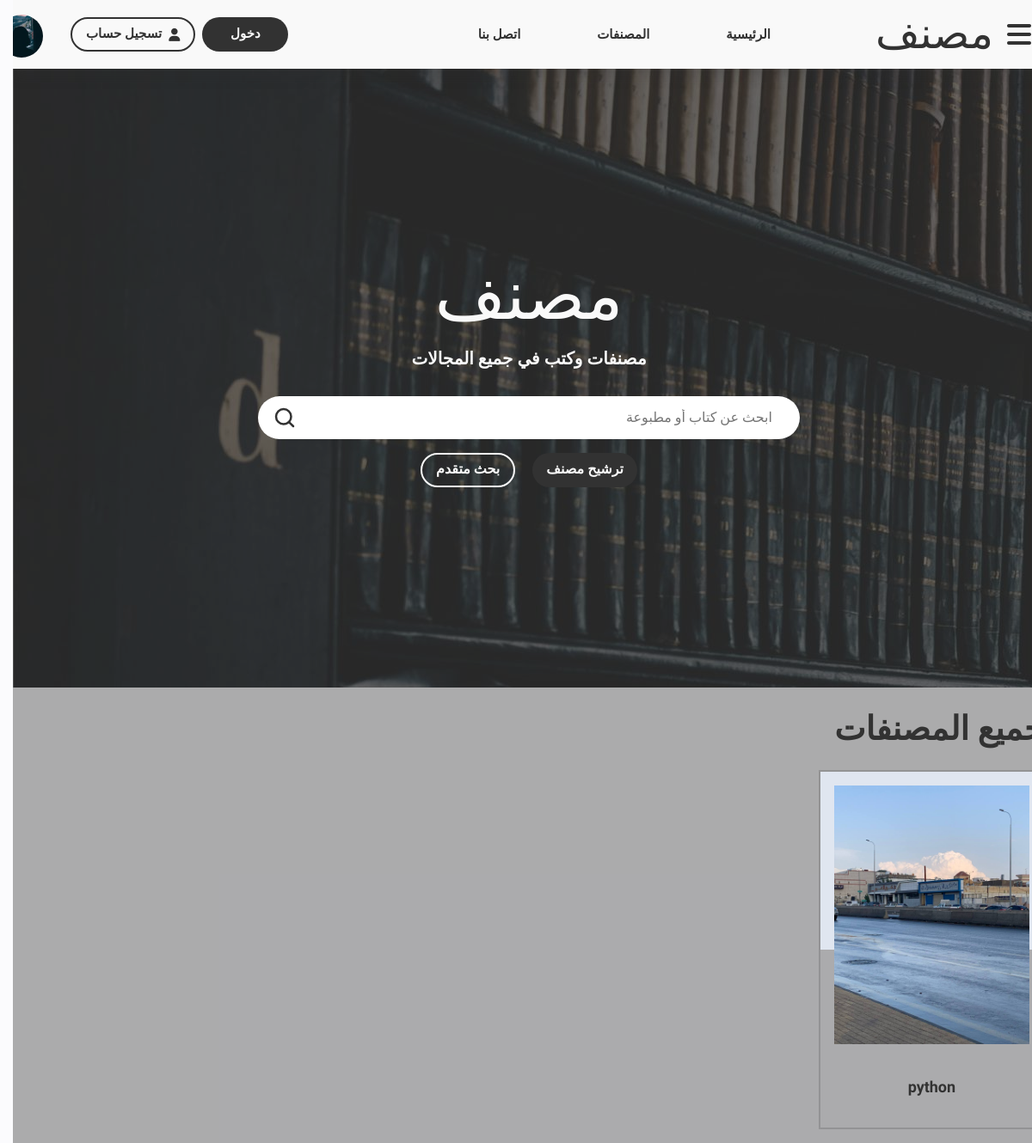
Screenshot of /mosannaf/ with the database file from the repository.
### pages/models.py (models this page shows)
class Home(models.Model):
    main_sentence = models.CharField(
        max_length=150, verbose_name='الجملة الرئيسية')
    sub_sentence = models.CharField(
        max_length=250, verbose_name='الجملة الثانوية (الفرعية)')
    main_img = models.ImageField(upload_to='mainImages/', verbose_name="الصورة الرئيسية")
    class Meta:
        verbose_name = 'الصفحة الرئيسية'
        verbose_name_plural = 'الصفحة الرئيسية'

### mosannaf/models.py (models this page shows, shortened)
class Mosannaf(models.Model):
    name = models.CharField(max_length=255, verbose_name='اسم المصنف')
    meaning = models.TextField(verbose_name='تفسير اسم المصنف')
    summary = models.TextField(verbose_name='نبذه عن المصنف')
    m_type = models.ForeignKey(
        'Type', on_delete=models.SET_NULL, blank=True, null=True, verbose_name='نوع المصنف')
    chain = models.CharField(max_length=200, verbose_name='سلسلة')
    related_to = models.ForeignKey(
        "Mosannaf", on_delete=models.SET_NULL, null=True, blank=True, verbose_name='ذو علاقة', related_name='mosannaf_related_to')
    competitor = models.ForeignKey(
        "Mosannaf", on_delete=models.SET_NULL, verbose_name="منافس", null=True, blank=True, related_name='mosannaf_competitor')
    contrary = models.ForeignKey(
        "Mosannaf", on_delete=models.SET_NULL, blank=True, null=True, verbose_name='منافي', related_name='mosannaf_contrary')
    fields = models.ManyToManyField("Field", verbose_name="المجالات")
    category = models.ForeignKey(
        "Category", verbose_name="الفئة", on_delete=models.SET_NULL, null=True, blank=True)
    specialization = models.ForeignKey(
        "Specialization", verbose_name="التخصصص", on_delete=models.SET_NULL, null=True, blank=True)
    original_lang = models.ForeignKey(
        "Lang", verbose_name="أصل لغة المصنف", on_delete=models.SET_NULL, null=True, blank=True)
    date_published = models.DateField(
        verbose_name='تاريخ النشر', null=True, blank=True)
    parts_count = models.IntegerField(default=0, verbose_name='الأجزاء')
    pages_count = models.IntegerField(default=0, verbose_name='الصفحات')
    units_count = models.IntegerField(default=0, verbose_name='اﻷبواب')
    chapters_count = models.IntegerField(default=0, verbose_name='الفصول')
    subject = models.CharField(
        verbose_name="الموضوع", blank=True, null=True, max_length=100)
    branch = models.ForeignKey(
        "Branch", verbose_name='القسم', on_delete=models.SET_NULL, blank=True, null=True)
    sub_branch = models.ForeignKey(
        "SubBranch", verbose_name='القسم الفرعي', on_delete=models.SET_NULL, blank=True, null=True)
    chapter = models.CharField(max_length=200, verbose_name="الفصل")
    field = models.CharField(max_length=200, verbose_name="المجال")
    activity = models.CharField(max_length=200, verbose_name="النشاط")
    image = models.ImageField(verbose_name='صورة المصنف', upload_to='covers/',
                              height_field=None, width_field=None, max_length=None)
    file = models.FileField(verbose_name='ملف المصنف',
                            upload_to='mosannafat/', max_length=100)
    m_format = models.ForeignKey(
        "Formats", verbose_name="صيغة المصنف", blank=True, null=True, on_delete=models.SET_NULL)
    m_form = models.ForeignKey(
        "Forms", verbose_name="شكل المصنف", blank=True, null=True, on_delete=models.SET_NULL)
    m_size = models.CharField(max_length=200, verbose_name="حجم المصنف")
    measurement = models.ForeignKey(
        "Measurement", verbose_name="قياس المصنف", blank=True, null=True, on_delete=models.SET_NULL)
    preparation = models.ForeignKey(
        "Preparation", verbose_name='إعداد', on_delete=models.SET_NULL, blank=True, null=True)
    author = models.ForeignKey(
        "Author", verbose_name='المؤلف', on_delete=models.SET_NULL, blank=True, null=True)
    checker = models.ForeignKey(
        "Checker", verbose_name='المحقق', on_delete=models.SET_NULL, blank=True, null=True)
    publisher = models.ForeignKey(
        "Publisher", verbose_name='ناشر', on_delete=models.SET_NULL, blank=True, null=True)
    printing_house = models.ForeignKey(
        "PrintingHouse", on_delete=models.SET_NULL, null=True, blank=True, verbose_name="المطبعة")
    print_year = models.CharField(verbose_name="سنة الطباعة", max_length=20)
    print_number = models.CharField(verbose_name="رقم طبعة", max_length=20)
    publish_year = models.CharField(verbose_name="سنة النشر", max_length=20)
    isbn = models.CharField(verbose_name='ردمك', max_length=50)
    issn = models.CharField(verbose_name='ردمد', max_length=50)
    deposit_number = models.CharField(
        verbose_name='رقم الايداع', max_length=60)
    iso = models.CharField(max_length=200, verbose_name='ايزو')
    cover_artist = models.ForeignKey(
        "CoverArtists", verbose_name="فنان الغلاف", on_delete=models.SET_NULL, null=True, blank=True)
    class Meta:
        verbose_name = 'مصنف'
        verbose_name_plural = 'المصنفات'

### mosannaf/views.py (the view)
# urls.py: path('', all, name='all'),
def all(request):
    mosannafs = Mosannaf.objects.all().order_by('-date_published')
    content = Home.objects.last()
    context = {
        'mosannafs': mosannafs,
        'content': content,
    }
    return render(request, 'mosannaf/all.html', context)

### mosannaf/templates/mosannaf/all.html (shortened to what this page needs)
{% extends 'base.html' %}
{% load static %}
{% block content %}
{% include 'main.html' %}
<section class=" section books-section" id="mainwoman">
    <div class="container swiper mySwiper">
        <div class="heading">
            <h1 class="intro-heading">جميع المصنفات</h1>
        </div>
        <div class="books swiper-wrapper">
            {% for mosannaf in mosannafs %}
            <div class="book swiper-slide">
                <img src="{{mosannaf.image.url}}" alt="" class="book_img">
                <a href="{% url 'mosannaf:details' mosannaf.id %}" class="book_title"><p class="book_title">{{mosannaf.name}}</p>
            </div>
            {% endfor %}
        </div>
    </div>
</section>
{% endblock content %}

### templates/main.html (shortened to what this page needs)
{% load static %}
<main style="background: url({{content.main_img.url}});">
    <div class="container">
        <p class="heading intro-title">{{content.main_sentence}}</p>
        <p class="sub-text">{{content.sub_sentence}}</p>
        <form action="{% url 'mosannaf:search' %}" method="get">
            <div class="search">
                <input type="text" name="search_input" placeholder="ابحث عن كتاب أو مطبوعة">
                <img src="{% static './assets/images/search-outline.svg' %}" alt="">
            </div>
        </form>
        <div class="cta">
            <a href="{% url 'pages:suggest' %}" class="btn btn-solid-dark">ترشيح مصنف</a>
            <a href="{% url 'mosannaf:advanced-search' %}" class="btn btn-outline-light">بحث متقدم</a>
        </div>
    </div>
</main>

### project/static/css/main.css (style rules this page uses)
:root { --main-background-color: #323232; --main-duration: .2s; --primary-color: #f9f9f9; --secondary-color: #323232; --gold-color: #E47B01; --danger-color: #dc3545; }
* { padding: 0; margin: 0; box-sizing:border-box; -webkit-box-sizing: border-box; -moz-box-sizing: border-box; transition: all var(--main-duration) ease-in-out; font-family: 'cairo', sans-serif; color: var(--secondary-color); }
html { scroll-behavior: smooth; }
body { background: #FBFBFD; }
main { height: calc(100vh - 80px); background-position: center center; background-repeat: no-repeat; background-size: cover; background-attachment: fixed; max-width: 100%; display: flex; justify-content: center; align-items: center; }
main::after { content: ""; width: 100%; height: 100% !important; position: absolute; background: #32323265 !important ; top: 0; right: 0; }
main .container { display: flex; flex-direction: column; align-items: center; justify-content: center; z-index: 10; }
main .container .intro-title { font-size: 80px; color: #f9f9f9; }
main .search { position: relative; width: 630px; }
main .search input { width: 100%; height: 50px; padding: 0 2rem; border-radius: 50px; outline: none; border:none; color: #323232; }
main .search img { width: 30px; position: absolute; left: 1rem; top: 10px; cursor: pointer; }
main .cta { display: flex; gap:20px; margin:1rem auto; }
.heading { font-size: 1.2rem ; color: var(--secondary-color); margin: 1rem 0 ; }
.btn { padding: .5rem 1rem; border-radius:20px; display: flex; justify-content: center; align-items: center; text-align: center; color: var(--primary-color); text-decoration: none; height: fit-content; min-width: 100px; width: fit-content; max-width: 100%; font-weight: bold; height: 40px; user-select: none; outline: none; border:0; cursor: pointer !important; }
.btn-solid-dark { background: var(--secondary-color); color: var(--primary-color); }
.btn-outline-light { border: 2px solid var(--primary-color); }
.container { margin: 0 auto; margin-bottom: 1rem; }
@media (min-width: 1200px) { .container { width: 1199px !important; } }
.section { margin-bottom:1rem ; }
.book { padding: 1rem; position: relative; border: 2px solid #32323230; display: flex; justify-content: center; align-items: center; flex-direction: column; gap:20px; width: 100%; min-height: 350px; }
.book img { max-width: 100%; }
.book::after { content: ""; position: absolute; top:0; right: 0; width: 100%; height: 50%; z-index: -1; background: #E0E6F0; }
.book .book_title { text-align: center; margin: 10px 0; font-weight: bold; font-size: 18px; cursor: pointer; text-decoration: none; }
form { margin-top: 1rem; }
.sub-text { font-size: 20px; color: var(--primary-color); margin-bottom: 1rem ; font-weight: bold; }

### rows the page displays
Home: main_img (picture), main_sentence "مصنف", sub_sentence "مصنفات وكتب في جميع المجالات"
Mosannaf: image (picture), name "python"
